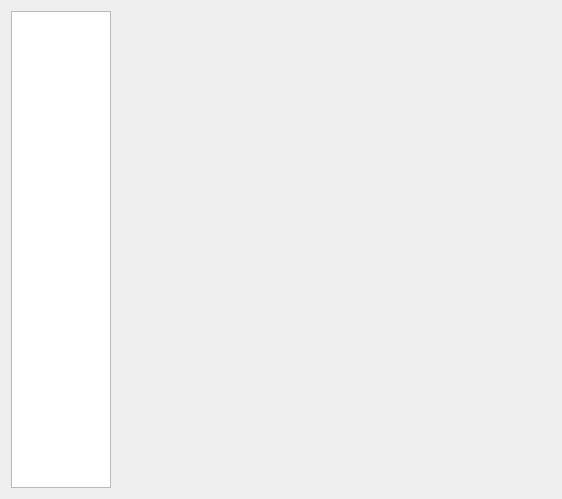
<?xml version="1.0" encoding="UTF-8"?>
<ui version="4.0">
 <class>TabSettings</class>
 <widget class="QWidget" name="TabSettings">
  <property name="geometry">
   <rect>
    <x>0</x>
    <y>0</y>
    <width>562</width>
    <height>499</height>
   </rect>
  </property>
  <property name="windowTitle">
   <string notr="true">TabSettings</string>
  </property>
  <layout class="QHBoxLayout" name="horizontalLayout" stretch="0,1">
   <item>
    <widget class="QListWidget" name="listWidget">
     <property name="sizePolicy">
      <sizepolicy hsizetype="Minimum" vsizetype="Expanding">
       <horstretch>0</horstretch>
       <verstretch>0</verstretch>
      </sizepolicy>
     </property>
     <property name="minimumSize">
      <size>
       <width>100</width>
       <height>0</height>
      </size>
     </property>
     <property name="baseSize">
      <size>
       <width>100</width>
       <height>0</height>
      </size>
     </property>
     <property name="sizeAdjustPolicy">
      <enum>QAbstractScrollArea::AdjustToContents</enum>
     </property>
     <property name="editTriggers">
      <set>QAbstractItemView::NoEditTriggers</set>
     </property>
     <property name="alternatingRowColors">
      <bool>true</bool>
     </property>
     <property name="selectionBehavior">
      <enum>QAbstractItemView::SelectRows</enum>
     </property>
    </widget>
   </item>
   <item>
    <widget class="QStackedWidget" name="stackedWidget">
     <property name="sizePolicy">
      <sizepolicy hsizetype="Expanding" vsizetype="Preferred">
       <horstretch>0</horstretch>
       <verstretch>0</verstretch>
      </sizepolicy>
     </property>
     <widget class="SettingsDefault" name="page_default"/>
    </widget>
   </item>
  </layout>
 </widget>
 <customwidgets>
  <customwidget>
   <class>SettingsDefault</class>
   <extends>QWidget</extends>
   <header>ui.implements.settings.settingsDefault</header>
   <container>1</container>
  </customwidget>
 </customwidgets>
 <resources/>
 <connections/>
</ui>
